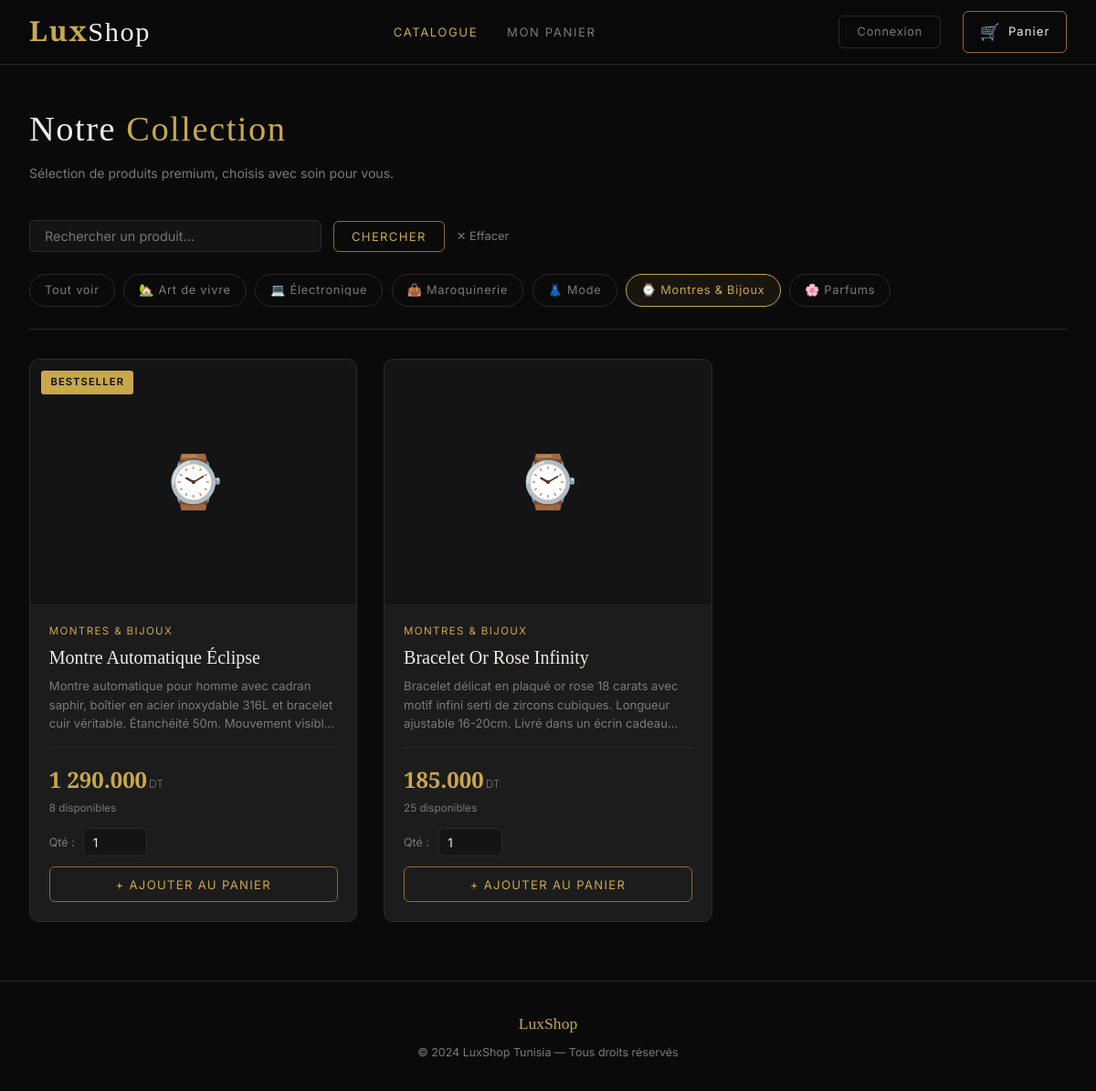
Screenshot of /?cat=1 with the database file from the repository.
### tables this page shows
CREATE TABLE IF NOT EXISTS categorie (
    id INT AUTO_INCREMENT PRIMARY KEY,
    nom VARCHAR(100) NOT NULL,
    icone VARCHAR(10) DEFAULT '🛍️'
);

CREATE TABLE IF NOT EXISTS article (
    id INT AUTO_INCREMENT PRIMARY KEY,
    name VARCHAR(200) NOT NULL,
    description TEXT,
    price DECIMAL(10,3) NOT NULL,
    stock_quantity INT NOT NULL DEFAULT 0,
    image VARCHAR(255) DEFAULT 'default.jpg',
    categorie_id INT,
    badge VARCHAR(50) DEFAULT NULL,
    FOREIGN KEY (categorie_id) REFERENCES categorie(id)
);

### index.php (the view, shortened to what this page needs)
<?php
include "connexion.php";
$cats = $pdo->query("SELECT * FROM categorie ORDER BY nom")->fetchAll();
$cat_filter = isset($_GET["cat"]) ? (int)$_GET["cat"] : 0;
$search     = isset($_GET["q"]) ? trim($_GET["q"]) : "";
$sql    = "SELECT a.*, c.nom AS cat_nom, c.icone FROM article a LEFT JOIN categorie c ON a.categorie_id = c.id WHERE 1=1";
$params = [];
if ($cat_filter) { $sql .= " AND a.categorie_id = ?"; $params[] = $cat_filter; }
$sql .= " ORDER BY a.id ASC";
$stmt = $pdo->prepare($sql);
$stmt->execute($params);
$products = $stmt->fetchAll();
include "header.php";
?>
<div class="container">
    <h1 class="page-title">Notre <span>Collection</span></h1>
    <p class="page-subtitle">Sélection de produits premium, choisis avec soin pour vous.</p>
    <form method="GET" action="index.php" style="margin-bottom:1.5rem; display:flex; gap:0.8rem; align-items:center;">
        <input type="text" name="q" value="<?= htmlspecialchars($search) ?>"
               placeholder="Rechercher un produit…" class="form-input" style="max-width:320px; padding:0.5rem 1rem;">
        <button type="submit" class="btn-cart" style="width:auto; padding:0.5rem 1.2rem;">Chercher</button>
        <?php if ($search || $cat_filter): ?>
            <a href="index.php" style="font-size:0.8rem; color:var(--muted);">✕ Effacer</a>
        <?php endif; ?>
    </form>
    <div class="filters">
        <a href="index.php" class="filter-btn <?= !$cat_filter ? 'active' : '' ?>">Tout voir</a>
        <?php foreach ($cats as $cat): ?>
            <a href="?cat=<?= $cat['id'] ?><?= $search ? '&q='.urlencode($search) : '' ?>"
               class="filter-btn <?= $cat_filter === $cat['id'] ? 'active' : '' ?>">
                <?= $cat['icone'] ?> <?= htmlspecialchars($cat['nom']) ?>
            </a>
        <?php endforeach; ?>
    </div>
    <?php if (empty($products)): ?>
        <div class="cart-empty" style="padding:4rem 2rem;">
            <div class="cart-empty-icon">🔍</div>
            <h2>Aucun produit trouvé</h2>
            <p>Modifiez votre recherche ou naviguez par catégorie.</p>
        </div>
    <?php else: ?>
    <div class="products-grid">
        <?php foreach ($products as $p):
            $in_cart = in_array($p['id'], $_SESSION["panier"]["id"]);
            $low     = $p['stock_quantity'] > 0 && $p['stock_quantity'] <= 5;
        ?>
        <div class="product-card">
            <div class="product-img-wrap">
                <?php if ($p['badge']): ?><span class="badge"><?= htmlspecialchars($p['badge']) ?></span><?php endif; ?>
                <div class="product-placeholder"><?= $p['icone'] ?? '🛍️' ?></div>
            </div>
            <div class="product-body">
                <div class="product-cat"><?= htmlspecialchars($p['cat_nom'] ?? '') ?></div>
                <h3 class="product-name"><?= htmlspecialchars($p['name']) ?></h3>
                <p class="product-desc"><?= htmlspecialchars($p['description']) ?></p>
                <div class="product-footer">
                    <div>
                        <div class="product-price"><?= number_format($p['price'], 3, '.', ' ') ?><small>DT</small></div>
                        <?php if ($p['stock_quantity'] <= 0): ?>
                            <div class="product-stock low">Rupture de stock</div>
                        <?php elseif ($low): ?>
                            <div class="product-stock low">⚠ Plus que <?= $p['stock_quantity'] ?> en stock</div>
                        <?php else: ?>
                            <div class="product-stock"><?= $p['stock_quantity'] ?> disponibles</div>
                        <?php endif; ?>
                    </div>
                </div>
                <?php if (!$in_cart && $p['stock_quantity'] > 0): ?>
                <form class="add-form" method="POST" action="add_to_cart.php">
                    <div class="qty-row">
                        <label class="qty-label" for="qty_<?= $p['id'] ?>">Qté :</label>
                        <input type="number" id="qty_<?= $p['id'] ?>" name="selected_quantity"
                               min="1" max="<?= $p['stock_quantity'] ?>" value="1" class="qty-input">
                    </div>
                    <button type="submit" class="btn-cart">+ Ajouter au panier</button>
                </form>
                <?php elseif ($in_cart): ?>
                    <div style="margin-top:0.8rem; text-align:center; font-size:0.8rem; color:var(--gold); border:1px solid var(--gold-dim); border-radius:var(--radius); padding:0.5rem;">
                        ✓ Déjà dans le panier
                    </div>
                <?php else: ?>
                    <button class="btn-cart" disabled style="margin-top:0.8rem;">Indisponible</button>
                <?php endif; ?>
            </div>
        </div>
        <?php endforeach; ?>
    </div>
    <?php endif; ?>
</div>
<footer style="border-top:1px solid var(--border); padding:2rem; margin-top:4rem; text-align:center;">
    <div class="footer-brand">LuxShop</div>
    <p class="footer-text" style="margin-top:0.5rem;">© 2024 LuxShop Tunisia — Tous droits réservés</p>
</footer>
</body>
</html>

### header.php (style rules this page uses)
:root { --black: #0A0A0A; --dark: #141414; --card: #1C1C1C; --border: #2A2A2A; --gold: #C9A84C; --gold-dim: #8A6E2F; --white: #F0EDE8; --muted: #7A7A7A; --danger: #C0392B; --success: #27AE60; --ff-serif: 'Cormorant Garamond', Georgia, serif; --ff-sans: 'Inter', system-ui, sans-serif; --radius: 6px; --shadow: 0 4px 24px rgba(0,0,0,0.5); --trans: 0.25s ease; }
*, *::before, *::after { box-sizing: border-box; margin: 0; padding: 0; }
html { scroll-behavior: smooth; }
body { background: var(--black); color: var(--white); font-family: var(--ff-sans); font-size: 15px; line-height: 1.6; -webkit-font-smoothing: antialiased; }
a { color: inherit; text-decoration: none; transition: color var(--trans); }
input, button, select { font-family: var(--ff-sans); }
.container { max-width: 1280px; margin: 0 auto; padding: 0 2rem; }
.page-title { font-family: var(--ff-serif); font-size: 2.4rem; font-weight: 300; letter-spacing: 0.04em; padding: 2.5rem 0 0.4rem; }
.page-title span { color: var(--gold); }
.page-subtitle { color: var(--muted); font-size: 0.88rem; margin-bottom: 2.5rem; }
.filters { display: flex; gap: 0.6rem; flex-wrap: wrap; margin-bottom: 2rem; padding-bottom: 1.5rem; border-bottom: 1px solid var(--border); }
.filter-btn { padding: 0.4rem 1rem; border-radius: 20px; border: 1px solid var(--border); background: transparent; color: var(--muted); font-size: 0.8rem; cursor: pointer; transition: all var(--trans); letter-spacing: 0.06em; }
.filter-btn:hover, .filter-btn.active { border-color: var(--gold); color: var(--gold); background: rgba(201,168,76,0.08); }
.products-grid { display: grid; grid-template-columns: repeat(auto-fill, minmax(300px, 1fr)); gap: 1.8rem; margin-bottom: 4rem; }
.product-card { background: var(--card); border: 1px solid var(--border); border-radius: 10px; overflow: hidden; transition: transform var(--trans), border-color var(--trans), box-shadow var(--trans); display: flex; flex-direction: column; }
.product-img-wrap { position: relative; overflow: hidden; background: var(--dark); aspect-ratio: 4/3; }
.product-placeholder { width: 100%; height: 100%; display: flex; align-items: center; justify-content: center; font-size: 3.5rem; color: var(--border); }
.badge { position: absolute; top: 12px; left: 12px; background: var(--gold); color: var(--black); font-size: 0.7rem; font-weight: 600; letter-spacing: 0.1em; text-transform: uppercase; padding: 0.25rem 0.65rem; border-radius: 3px; }
.product-body { padding: 1.3rem; flex: 1; display: flex; flex-direction: column; }
.product-cat { font-size: 0.72rem; color: var(--gold); letter-spacing: 0.12em; text-transform: uppercase; margin-bottom: 0.4rem; }
.product-name { font-family: var(--ff-serif); font-size: 1.25rem; font-weight: 400; margin-bottom: 0.5rem; line-height: 1.3; }
.product-desc { font-size: 0.82rem; color: var(--muted); line-height: 1.55; flex: 1; margin-bottom: 1rem; display: -webkit-box; -webkit-line-clamp: 3; -webkit-box-orient: vertical; overflow: hidden; }
.product-footer { display: flex; align-items: flex-end; justify-content: space-between; border-top: 1px solid var(--border); padding-top: 1rem; }
.product-price { font-family: var(--ff-serif); font-size: 1.5rem; font-weight: 600; color: var(--gold); }
.product-price small { font-family: var(--ff-sans); font-size: 0.75rem; color: var(--muted); font-weight: 300; margin-left: 2px; }
.product-stock { font-size: 0.73rem; color: var(--muted); margin-top: 2px; }
.add-form { margin-top: 0.8rem; }
.qty-row { display: flex; gap: 0.6rem; align-items: center; margin-bottom: 0.7rem; }
.qty-label { font-size: 0.78rem; color: var(--muted); white-space: nowrap; }
.qty-input { width: 70px; padding: 0.4rem 0.6rem; background: var(--dark); border: 1px solid var(--border); border-radius: var(--radius); color: var(--white); font-size: 0.85rem; transition: border-color var(--trans); }
.btn-cart { width: 100%; padding: 0.65rem; background: transparent; border: 1px solid var(--gold-dim); border-radius: var(--radius); color: var(--gold); font-size: 0.82rem; letter-spacing: 0.1em; text-transform: uppercase; cursor: pointer; transition: all var(--trans); }
.form-input { width: 100%; padding: 0.75rem 1rem; background: var(--dark); border: 1px solid var(--border); border-radius: var(--radius); color: var(--white); font-size: 0.9rem; transition: border-color var(--trans); }
.footer-brand { font-family: var(--ff-serif); color: var(--gold); font-size: 1.1rem; }
.footer-text { font-size: 0.78rem; color: var(--muted); }

### rows the page displays
categorie: icone "🏡", nom "Art de vivre"
categorie: icone "💻", nom "Électronique"
categorie: icone "👜", nom "Maroquinerie"
categorie: icone "👗", nom "Mode"
categorie: icone "⌚", nom "Montres & Bijoux"
categorie: icone "🌸", nom "Parfums"
article: badge "BESTSELLER", categorie.icone "⌚", categorie.nom "MONTRES & BIJOUX", name "Montre Automatique Éclipse", description "Montre automatique pour homme avec cadran saphir, boîtier en acier inoxydable 316L et bracelet cuir véritable. Étanchéité 50m. Mouvement…", price "1 290.000", stock_quantity "8", selected_quantity "1"
article: categorie.icone "⌚", categorie.nom "MONTRES & BIJOUX", name "Bracelet Or Rose Infinity", description "Bracelet délicat en plaqué or rose 18 carats avec motif infini serti de zircons cubiques. Longueur ajustable 16-20cm. Livré dans un écrin…", price "185.000", stock_quantity "25"
